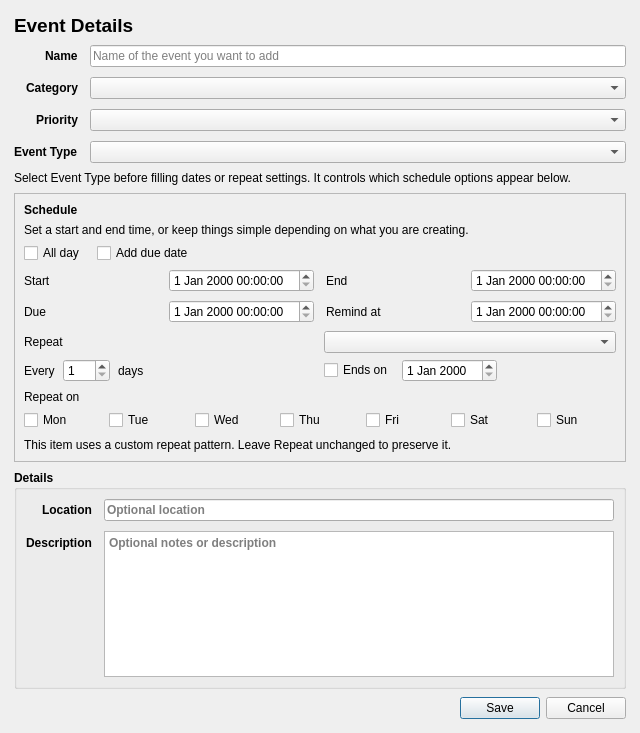
<?xml version="1.0" encoding="UTF-8"?>
<ui version="4.0">
 <class>EventDialog</class>
 <widget class="QDialog" name="EventDialog">
  <property name="geometry">
   <rect>
    <x>0</x>
    <y>0</y>
    <width>640</width>
    <height>733</height>
   </rect>
  </property>
  <property name="windowTitle">
   <string>Event</string>
  </property>
  <layout class="QVBoxLayout" name="dialogLayout">
   <property name="spacing">
    <number>8</number>
   </property>
   <property name="leftMargin">
    <number>14</number>
   </property>
   <property name="topMargin">
    <number>14</number>
   </property>
   <property name="rightMargin">
    <number>14</number>
   </property>
   <property name="bottomMargin">
    <number>14</number>
   </property>
   <item>
    <widget class="QLabel" name="dialogTitleLabel">
     <property name="font">
      <font>
       <pointsize>14</pointsize>
       <bold>true</bold>
      </font>
     </property>
     <property name="text">
      <string>Event Details</string>
     </property>
    </widget>
   </item>
   <item>
    <layout class="QFormLayout" name="coreFormLayout">
     <property name="labelAlignment">
      <set>Qt::AlignmentFlag::AlignRight|Qt::AlignmentFlag::AlignTrailing|Qt::AlignmentFlag::AlignVCenter</set>
     </property>
     <property name="formAlignment">
      <set>Qt::AlignmentFlag::AlignLeading|Qt::AlignmentFlag::AlignLeft|Qt::AlignmentFlag::AlignTop</set>
     </property>
     <property name="horizontalSpacing">
      <number>12</number>
     </property>
     <property name="verticalSpacing">
      <number>10</number>
     </property>
     <item row="0" column="0">
      <widget class="QLabel" name="nameLabel">
       <property name="font">
        <font>
         <bold>true</bold>
        </font>
       </property>
       <property name="text">
        <string>Name</string>
       </property>
      </widget>
     </item>
     <item row="0" column="1">
      <widget class="QLineEdit" name="nameLineEdit">
       <property name="placeholderText">
        <string>Name of the event you want to add</string>
       </property>
      </widget>
     </item>
     <item row="1" column="0">
      <widget class="QLabel" name="categoryLabel">
       <property name="font">
        <font>
         <bold>true</bold>
        </font>
       </property>
       <property name="text">
        <string>Category</string>
       </property>
      </widget>
     </item>
     <item row="1" column="1">
      <widget class="QComboBox" name="categoryComboBox"/>
     </item>
     <item row="2" column="0">
      <widget class="QLabel" name="priorityLabel">
       <property name="font">
        <font>
         <bold>true</bold>
        </font>
       </property>
       <property name="text">
        <string>Priority</string>
       </property>
      </widget>
     </item>
     <item row="2" column="1">
      <widget class="QComboBox" name="priorityComboBox"/>
     </item>
     <item row="3" column="0">
      <widget class="QLabel" name="typeLabel">
       <property name="font">
        <font>
         <bold>true</bold>
        </font>
       </property>
       <property name="text">
        <string>Event Type</string>
       </property>
      </widget>
     </item>
     <item row="3" column="1">
      <widget class="QComboBox" name="typeComboBox"/>
     </item>
    </layout>
   </item>
   <item>
    <widget class="QLabel" name="typeHelperLabel">
     <property name="text">
      <string>Select Event Type before filling dates or repeat settings. It controls which schedule options appear below.</string>
     </property>
     <property name="wordWrap">
      <bool>true</bool>
     </property>
    </widget>
   </item>
   <item>
    <widget class="QFrame" name="scheduleFrame">
     <property name="frameShape">
      <enum>QFrame::Shape::StyledPanel</enum>
     </property>
     <layout class="QVBoxLayout" name="scheduleLayout">
      <property name="spacing">
       <number>6</number>
      </property>
      <item>
       <widget class="QLabel" name="scheduleSectionTitleLabel">
        <property name="font">
         <font>
          <bold>true</bold>
         </font>
        </property>
        <property name="text">
         <string>Schedule</string>
        </property>
       </widget>
      </item>
      <item>
       <widget class="QLabel" name="scheduleHelperLabel">
        <property name="text">
         <string>Set a start and end time, or keep things simple depending on what you are creating.</string>
        </property>
        <property name="wordWrap">
         <bool>true</bool>
        </property>
       </widget>
      </item>
      <item>
       <widget class="QWidget" name="scheduleToggleRowWidget" native="true">
        <layout class="QHBoxLayout" name="scheduleToggleRowLayout">
         <property name="spacing">
          <number>12</number>
         </property>
         <property name="leftMargin">
          <number>0</number>
         </property>
         <property name="topMargin">
          <number>0</number>
         </property>
         <property name="rightMargin">
          <number>0</number>
         </property>
         <property name="bottomMargin">
          <number>0</number>
         </property>
         <item>
          <widget class="QCheckBox" name="allDayCheckBox">
           <property name="text">
            <string>All day</string>
           </property>
          </widget>
         </item>
         <item>
          <widget class="QCheckBox" name="taskHasDueDateCheckBox">
           <property name="text">
            <string>Add due date</string>
           </property>
          </widget>
         </item>
         <item>
          <spacer name="scheduleToggleRowSpacer">
           <property name="orientation">
            <enum>Qt::Orientation::Horizontal</enum>
           </property>
           <property name="sizeHint" stdset="0">
            <size>
             <width>40</width>
             <height>20</height>
            </size>
           </property>
          </spacer>
         </item>
        </layout>
       </widget>
      </item>
      <item>
       <layout class="QVBoxLayout" name="scheduleFormLayout">
        <property name="spacing">
         <number>8</number>
        </property>
        <item>
         <widget class="QWidget" name="scheduleRangeRowWidget" native="true">
          <layout class="QHBoxLayout" name="scheduleRangeRowLayout">
           <property name="spacing">
            <number>12</number>
           </property>
           <property name="leftMargin">
            <number>0</number>
           </property>
           <property name="topMargin">
            <number>0</number>
           </property>
           <property name="rightMargin">
            <number>0</number>
           </property>
           <property name="bottomMargin">
            <number>0</number>
           </property>
           <item>
            <widget class="QWidget" name="startFieldWidget" native="true">
             <layout class="QHBoxLayout" name="startFieldLayout">
              <property name="spacing">
               <number>8</number>
              </property>
              <property name="leftMargin">
               <number>0</number>
              </property>
              <property name="topMargin">
               <number>0</number>
              </property>
              <property name="rightMargin">
               <number>0</number>
              </property>
              <property name="bottomMargin">
               <number>0</number>
              </property>
              <item>
               <widget class="QLabel" name="startLabel">
                <property name="text">
                 <string>Start</string>
                </property>
               </widget>
              </item>
              <item>
               <widget class="QDateTimeEdit" name="startDateTimeEdit"/>
              </item>
             </layout>
            </widget>
           </item>
           <item>
            <widget class="QWidget" name="endFieldWidget" native="true">
             <layout class="QHBoxLayout" name="endFieldLayout">
              <property name="spacing">
               <number>8</number>
              </property>
              <property name="leftMargin">
               <number>0</number>
              </property>
              <property name="topMargin">
               <number>0</number>
              </property>
              <property name="rightMargin">
               <number>0</number>
              </property>
              <property name="bottomMargin">
               <number>0</number>
              </property>
              <item>
               <widget class="QLabel" name="endLabel">
                <property name="text">
                 <string>End</string>
                </property>
               </widget>
              </item>
              <item>
               <widget class="QDateTimeEdit" name="endDateTimeEdit"/>
              </item>
             </layout>
            </widget>
           </item>
          </layout>
         </widget>
        </item>
        <item>
         <widget class="QWidget" name="scheduleMomentRowWidget" native="true">
          <layout class="QHBoxLayout" name="scheduleMomentRowLayout">
           <property name="spacing">
            <number>12</number>
           </property>
           <property name="leftMargin">
            <number>0</number>
           </property>
           <property name="topMargin">
            <number>0</number>
           </property>
           <property name="rightMargin">
            <number>0</number>
           </property>
           <property name="bottomMargin">
            <number>0</number>
           </property>
           <item>
            <widget class="QWidget" name="dueFieldWidget" native="true">
             <layout class="QHBoxLayout" name="dueFieldLayout">
              <property name="spacing">
               <number>8</number>
              </property>
              <property name="leftMargin">
               <number>0</number>
              </property>
              <property name="topMargin">
               <number>0</number>
              </property>
              <property name="rightMargin">
               <number>0</number>
              </property>
              <property name="bottomMargin">
               <number>0</number>
              </property>
              <item>
               <widget class="QLabel" name="dueLabel">
                <property name="text">
                 <string>Due</string>
                </property>
               </widget>
              </item>
              <item>
               <widget class="QDateTimeEdit" name="dueDateTimeEdit"/>
              </item>
             </layout>
            </widget>
           </item>
           <item>
            <widget class="QWidget" name="remindAtFieldWidget" native="true">
             <layout class="QHBoxLayout" name="remindAtFieldLayout">
              <property name="spacing">
               <number>8</number>
              </property>
              <property name="leftMargin">
               <number>0</number>
              </property>
              <property name="topMargin">
               <number>0</number>
              </property>
              <property name="rightMargin">
               <number>0</number>
              </property>
              <property name="bottomMargin">
               <number>0</number>
              </property>
              <item>
               <widget class="QLabel" name="remindAtLabel">
                <property name="text">
                 <string>Remind at</string>
                </property>
               </widget>
              </item>
              <item>
               <widget class="QDateTimeEdit" name="remindAtDateTimeEdit"/>
              </item>
             </layout>
            </widget>
           </item>
          </layout>
         </widget>
        </item>
        <item>
         <widget class="QWidget" name="recurrenceFieldWidget" native="true">
          <layout class="QHBoxLayout" name="recurrenceFieldLayout">
           <property name="spacing">
            <number>8</number>
           </property>
           <property name="leftMargin">
            <number>0</number>
           </property>
           <property name="topMargin">
            <number>0</number>
           </property>
           <property name="rightMargin">
            <number>0</number>
           </property>
           <property name="bottomMargin">
            <number>0</number>
           </property>
           <item>
            <widget class="QLabel" name="recurrenceLabel">
             <property name="text">
              <string>Repeat</string>
             </property>
            </widget>
           </item>
           <item>
            <widget class="QComboBox" name="recurrenceComboBox"/>
           </item>
          </layout>
         </widget>
        </item>
       </layout>
      </item>
      <item>
       <widget class="QFrame" name="recurrenceAdvancedContainer">
        <property name="frameShape">
         <enum>QFrame::Shape::NoFrame</enum>
        </property>
        <layout class="QGridLayout" name="recurrenceAdvancedLayout">
         <property name="leftMargin">
          <number>0</number>
         </property>
         <property name="topMargin">
          <number>0</number>
         </property>
         <property name="rightMargin">
          <number>0</number>
         </property>
         <property name="bottomMargin">
          <number>0</number>
         </property>
         <property name="spacing">
          <number>8</number>
         </property>
         <item row="0" column="0">
          <widget class="QWidget" name="recurrenceIntervalRowWidget" native="true">
           <layout class="QHBoxLayout" name="recurrenceIntervalRowLayout">
            <property name="spacing">
             <number>8</number>
            </property>
            <property name="leftMargin">
             <number>0</number>
            </property>
            <property name="topMargin">
             <number>0</number>
            </property>
            <property name="rightMargin">
             <number>0</number>
            </property>
            <property name="bottomMargin">
             <number>0</number>
            </property>
            <item>
             <widget class="QLabel" name="recurrenceIntervalPrefixLabel">
              <property name="text">
               <string>Every</string>
              </property>
             </widget>
            </item>
            <item>
             <widget class="QSpinBox" name="recurrenceIntervalSpinBox">
              <property name="minimum">
               <number>1</number>
              </property>
              <property name="maximum">
               <number>365</number>
              </property>
              <property name="value">
               <number>1</number>
              </property>
             </widget>
            </item>
            <item>
             <widget class="QLabel" name="recurrenceIntervalUnitLabel">
              <property name="text">
               <string>days</string>
              </property>
             </widget>
            </item>
            <item>
             <spacer name="recurrenceIntervalSpacer">
              <property name="orientation">
               <enum>Qt::Orientation::Horizontal</enum>
              </property>
              <property name="sizeHint" stdset="0">
               <size>
                <width>40</width>
                <height>20</height>
               </size>
              </property>
             </spacer>
            </item>
           </layout>
          </widget>
         </item>
         <item row="0" column="1">
          <widget class="QWidget" name="recurrenceUntilRowWidget" native="true">
           <layout class="QHBoxLayout" name="recurrenceUntilRowLayout">
            <property name="spacing">
             <number>8</number>
            </property>
            <property name="leftMargin">
             <number>0</number>
            </property>
            <property name="topMargin">
             <number>0</number>
            </property>
            <property name="rightMargin">
             <number>0</number>
            </property>
            <property name="bottomMargin">
             <number>0</number>
            </property>
            <item>
             <widget class="QCheckBox" name="recurrenceUntilCheckBox">
              <property name="text">
               <string>Ends on</string>
              </property>
             </widget>
            </item>
            <item>
             <widget class="QDateEdit" name="recurrenceUntilDateEdit"/>
            </item>
            <item>
             <spacer name="recurrenceUntilSpacer">
              <property name="orientation">
               <enum>Qt::Orientation::Horizontal</enum>
              </property>
              <property name="sizeHint" stdset="0">
               <size>
                <width>40</width>
                <height>20</height>
               </size>
              </property>
             </spacer>
            </item>
           </layout>
          </widget>
         </item>
         <item row="1" column="0" colspan="2">
          <widget class="QWidget" name="repeatDaysContainer" native="true">
           <layout class="QVBoxLayout" name="repeatDaysLayout">
            <property name="spacing">
             <number>6</number>
            </property>
            <property name="leftMargin">
             <number>0</number>
            </property>
            <property name="topMargin">
             <number>0</number>
            </property>
            <property name="rightMargin">
             <number>0</number>
            </property>
            <property name="bottomMargin">
             <number>0</number>
            </property>
            <item>
             <widget class="QLabel" name="repeatDaysLabel">
              <property name="text">
               <string>Repeat on</string>
              </property>
             </widget>
            </item>
            <item>
             <layout class="QHBoxLayout" name="repeatDaysButtonsLayout">
              <property name="spacing">
               <number>6</number>
              </property>
              <item>
               <widget class="QCheckBox" name="mondayRepeatCheckBox">
                <property name="text">
                 <string>Mon</string>
                </property>
               </widget>
              </item>
              <item>
               <widget class="QCheckBox" name="tuesdayRepeatCheckBox">
                <property name="text">
                 <string>Tue</string>
                </property>
               </widget>
              </item>
              <item>
               <widget class="QCheckBox" name="wednesdayRepeatCheckBox">
                <property name="text">
                 <string>Wed</string>
                </property>
               </widget>
              </item>
              <item>
               <widget class="QCheckBox" name="thursdayRepeatCheckBox">
                <property name="text">
                 <string>Thu</string>
                </property>
               </widget>
              </item>
              <item>
               <widget class="QCheckBox" name="fridayRepeatCheckBox">
                <property name="text">
                 <string>Fri</string>
                </property>
               </widget>
              </item>
              <item>
               <widget class="QCheckBox" name="saturdayRepeatCheckBox">
                <property name="text">
                 <string>Sat</string>
                </property>
               </widget>
              </item>
              <item>
               <widget class="QCheckBox" name="sundayRepeatCheckBox">
                <property name="text">
                 <string>Sun</string>
                </property>
               </widget>
              </item>
             </layout>
            </item>
           </layout>
          </widget>
         </item>
         <item row="2" column="0" colspan="2">
          <widget class="QLabel" name="customRecurrenceNoticeLabel">
           <property name="text">
            <string>This item uses a custom repeat pattern. Leave Repeat unchanged to preserve it.</string>
           </property>
           <property name="wordWrap">
            <bool>true</bool>
           </property>
          </widget>
         </item>
        </layout>
       </widget>
      </item>
     </layout>
    </widget>
   </item>
   <item>
    <widget class="QGroupBox" name="detailsGroupBox">
     <property name="minimumSize">
      <size>
       <width>0</width>
       <height>180</height>
      </size>
     </property>
     <property name="font">
      <font>
       <bold>true</bold>
      </font>
     </property>
     <property name="title">
      <string>Details</string>
     </property>
     <layout class="QFormLayout" name="detailsFormLayout">
      <property name="labelAlignment">
       <set>Qt::AlignmentFlag::AlignRight|Qt::AlignmentFlag::AlignTrailing|Qt::AlignmentFlag::AlignVCenter</set>
      </property>
      <property name="formAlignment">
       <set>Qt::AlignmentFlag::AlignLeading|Qt::AlignmentFlag::AlignLeft|Qt::AlignmentFlag::AlignTop</set>
      </property>
      <property name="horizontalSpacing">
       <number>12</number>
      </property>
      <property name="verticalSpacing">
       <number>10</number>
      </property>
      <item row="0" column="0">
       <widget class="QLabel" name="locationLabel">
        <property name="text">
         <string>Location</string>
        </property>
       </widget>
      </item>
      <item row="0" column="1">
       <widget class="QLineEdit" name="locationLineEdit">
        <property name="placeholderText">
         <string>Optional location</string>
        </property>
       </widget>
      </item>
      <item row="1" column="0">
       <widget class="QLabel" name="descriptionLabel">
        <property name="text">
         <string>Description</string>
        </property>
       </widget>
      </item>
      <item row="1" column="1">
       <widget class="QTextEdit" name="descriptionTextEdit">
        <property name="minimumSize">
         <size>
          <width>0</width>
          <height>105</height>
         </size>
        </property>
        <property name="placeholderText">
         <string>Optional notes or description</string>
        </property>
       </widget>
      </item>
     </layout>
    </widget>
   </item>
   <item>
    <widget class="QDialogButtonBox" name="buttonBox">
     <property name="standardButtons">
      <set>QDialogButtonBox::StandardButton::Cancel|QDialogButtonBox::StandardButton::Save</set>
     </property>
    </widget>
   </item>
  </layout>
 </widget>
 <resources/>
 <connections/>
</ui>
